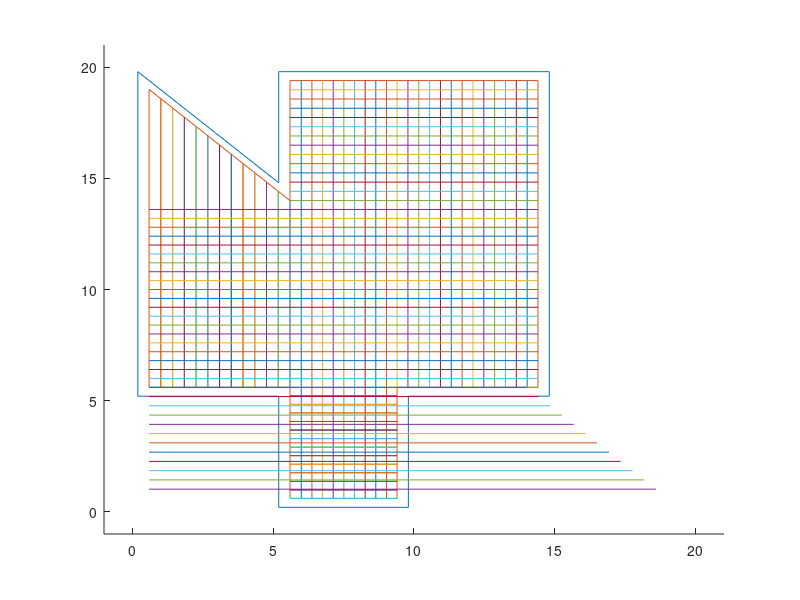

Write MATLAB code to recreate this figure.
clear
clc

%% Initialization




%% Test Initial Shape
clear
clc
close all

noz = 0.4;

x = [0.2 0.2 5.2 5.2 14.8 14.8 9.8 9.8 5.2 5.2 0.2];
y = [5.2 19.8 14.8 19.8 19.8 5.2 5.2 0.2 0.2 5.2 5.2];

xdiff = max(x)-min(x);
ydiff = max(y)-min(y);

x2 = [];
y2 = [];
x3 = [];
y3 = [];


for i = 1:length(x)
   xref = x(i);
   yref = y(i);
   enter = 1;
   if xref == 0.2 && yref == 19.8 || xref == 5.2 && yref == 14.8
       x2 = [x2 xref+noz];
       y2 = [y2 yref-0.8];
       enter = 0;
   elseif xref <= xdiff/2
       x2 = [x2 xref+noz];
   else
       x2 = [x2 xref-noz];
   end
   if enter == 1
        if yref <= ydiff/2
            y2 = [y2 yref+noz];
        else
            y2 = [y2 yref-noz];
        end
   end
end

% x2 = [0.2 0.2 5.2 5.2 14.8 14.8 9.8 9.8 5.2 5.2 0.2];
% y2 = [5.2 19.5 14.5 19.8 19.8 5.2 5.2 0.2 0.2 5.2 5.2];
% x3 = [0.4 0.4 5.4 5.4 14.6 14.6 9.6 9.6 5.4 5.4 0.4];
% y3 = [5.4 19 14 19.6 19.6 5.4 5.4 0.4 0.4 5.4 5.4];
len = length(x);
x2store = [];
y2store = [];

% for i = 1:len
%     xcomp = x(i);
%     ycomp = y(i);
%     nozzle = 0.2;
% 
%     if xcomp - nozzle < min(x)
%         x2comp = xcomp + nozzle;
%     elseif xcomp + nozzle > max(x)
%         x2comp = xcomp - nozzle;
%     else
%         x2comp = xcomp + nozzle;
%     end
%     
%     if ycomp - nozzle < min(y)
%         y2comp = ycomp + nozzle;
%     elseif ycomp + nozzle > max(y)
%         y2comp = ycomp - nozzle;
%     else
%         y2comp = ycomp + nozzle;
%     end
% x2store = [x2store x2comp];
% y2store = [y2store y2comp];
% end
pstore = [];

for n = 1:10
    if x(n+1)-x(n) == 0
        p = 1;
    end
    p = polyfit([x(n+1) x(n)],[y(n+1) y(n)],1);
    pstore = [pstore ; p]
end

% for k = 0.2:0.2:50
%     infill = -x + k
%     func1 =




zstore = [];
mult = 0;
for i = 0.2:0.2:10
    mult = 1 + mult;
    z = [];
    for j = 1:len
        zcomp = 0.2*mult;
        z = [z zcomp];
    end
zstore = [zstore ; z];
end

% figure
% plot3(x,y,zstore,x2,y2,zstore,x3,y3,zstore)
% xlim([-1 21])
% ylim([-1 21])
% zlim([0 11])

figure
hold on
plot(x,y)
plot(x2,y2)
%plot(x3,y3)
%plot(xref,yref)
xlim([-1 21])
ylim([-1 21])


% xvec = min(x2):0.2:max(x2)
% yvec = min(y2):0.2:max(y2)
% figure
% hold on
% for i = 1:73
%     plot(xvec(i+1),yvec(i+1),xvec(i),yvec(i))
% end

vec1 = linspace(0.4,5.4,round(5/0.4));%[0.4:0.4:5.4];
vec2 = linspace(5.4,10.4,round(5/0.4));%[5.4:0.4:10.4];

vec3 = linspace(5.4,9.6,round((9.6-5.4)/0.4));%[5.4:0.4:9.6];
vec4 = linspace(0.4,5.4,round((5.4-0.4)/0.4));%[0.4:0.4:5.4];

% vec5 = [5.4:0.4:9.6];
% vec6 = [0.4:0.4:5.6];
% 
% for i = 1:length(vec1)-1
%     plot([vec1(i+1) vec1(1)],[vec2(1) vec2(i+1)])
% end
% 
% for i = 1:length(vec3)-1
%     plot([vec3(i+1) vec3(1)],[vec4(1) vec4(i+1)])
% end
% 
% for i = 1:length(vec5)-1
%     plot([vec5(i+1) vec5(1)],[vec6(1) vec6(i+1)])
% end
% % plot([0.4 0.2],[5.2 5.4])
% 
% startx = 0.8;
% starty = 5.8;

% vec1 = [0.4:0.4:5.4];
% m = (14-19)/(5.4-0.4)
% b = 40;
% vec2 = m.*vec1 +b;

x1y1 = [0.6 19];
x2y2 = [5.6 14];
v = x2y2 - x1y1
n = sqrt((x1y1(1)-x2y2(1))^2+((x1y1(2)-x2y2(2))^2))
u = v/n
pstore = [];

dist = (x2y2(1)-x1y1(1))/12/sind(45);
layer = 0.2;

for i = 1:12
    p1 = [x1y1(1) x1y1(2)] + dist*i*[u(1) u(2)]
    pstore = [pstore ; p1];
    if i == 1
        %plot([x1y1(1) p1(1)],[x1y1(2) p1(2)])
    else
      %plot([pstore(i-1,1) p1(1)],[pstore(i-1,2) p1(2)]) 
    end
end

line = x2y2(1);

for i = 1:12
     plot([pstore(i,1) pstore(i,1)],[line pstore(i,2)])
end

x1 = 6;
x2 = 9.4;
y1 = 0.6;
y2 = 19.4;
 numlines = (9.6-6)/0.4;
 dist2 = (x2-x1)/ceil(numlines);
 xsto1 = x1:dist2:x2;
 
 for i = 1:ceil(numlines)
     plot([xsto1(i) xsto1(i)],[y1 y2])
 end
 
x12 = 9.4;
x22 = 14.4;
y12 = 5.6;
y22 = 19.4;
 numlines2 = (x22-x12)/0.4;
 dist3 = (x22-x12)/round(numlines2);
 xsto2 = x12:dist3:x22;
 
 for i = 1:round(numlines2)
     plot([xsto2(i) xsto2(i)],[y12 y22])
 end
 
 %second bottom layer
 
x1y1 = [0.6 19];
x2y2 = [5.6 14];
v = x2y2 - x1y1
n = sqrt((x1y1(1)-x2y2(1))^2+((x1y1(2)-x2y2(2))^2))
u = v/n
pstore = [];

dist = (x2y2(1)-x1y1(1))/12/sind(45);
layer = 0.2;

for i = 1:12
    p1 = [x1y1(1) x1y1(2)] + dist*i*[u(1) u(2)]
    pstore = [pstore ; p1];
    if i == 1
        %plot([x1y1(1) p1(1)],[x1y1(2) p1(2)])
    else
      %plot([pstore(i-1,1) p1(1)],[pstore(i-1,2) p1(2)]) 
    end
end

line = x2y2(1);

for i = 1:12
     plot([pstore(i,1) pstore(i,1)],[line pstore(i,2)])
end 
 
x12 = 5.6;
x22 = 9.4;
y12 = 0.6;
y22 = 5.6;
 numlines2 = (y22-y12)/0.4;
 dist3 = (y22-y12)/round(numlines2);
 ysto2 = y12:dist3:y22;
 
 for i = 1:round(numlines2)
     plot([x12 x22],[ysto2(i) ysto2(i)])
 end
 
 x12 = 5.6;
x22 = 9.4;
y12 = 0.6;
y22 = 5.6;
 numlines2 = (y22-y12)/0.4;
 dist3 = (y22-y12)/round(numlines2);
 ysto2 = y12:dist3:y22;
 
 for i = 1:round(numlines2)
     plot([x12 x22],[ysto2(i) ysto2(i)])
 end
 
x12 = 0.6;
x22 = 14.4;
y12 = 5.6;
y22 = 14;
 numlines2 = (y22-y12)/0.4;
 dist3 = (y22-y12)/round(numlines2);
 ysto2 = y12:dist3:y22;
 
 for i = 1:round(numlines2)
     plot([x12 x22],[ysto2(i) ysto2(i)])
 end
 
x12 = 5.6;
x22 = 14.4;
y12 = 14;
y22 = 19.4;
 numlines2 = (y22-y12)/0.4;
 dist3 = (y22-y12)/round(numlines2);
 ysto2 = y12:dist3:y22;
 
 for i = 1:round(numlines2)
     plot([x12 x22],[ysto2(i) ysto2(i)])
 end
 
x1y1 = [0.6 19];
x2y2 = [5.6 14];
v = x2y2 - x1y1
n = sqrt((x1y1(1)-x2y2(1))^2+((x1y1(2)-x2y2(2))^2))
u = v/n
pstore = [];

dist = (x2y2(1)-x1y1(1))/12/sind(45);
layer = 0.2;

for i = 1:12
    p1 = [x1y1(1) x1y1(2)] + dist*i*[u(1) u(2)]
    pstore = [pstore ; p1];
    if i == 1
        %plot([x1y1(1) p1(1)],[x1y1(2) p1(2)])
    else
      %plot([pstore(i-1,1) p1(1)],[pstore(i-1,2) p1(2)]) 
    end
end

line = 0.6;

for i = 1:12
     plot([line pstore(i,2)], [pstore(i,1) pstore(i,1)])
end 
 
 
